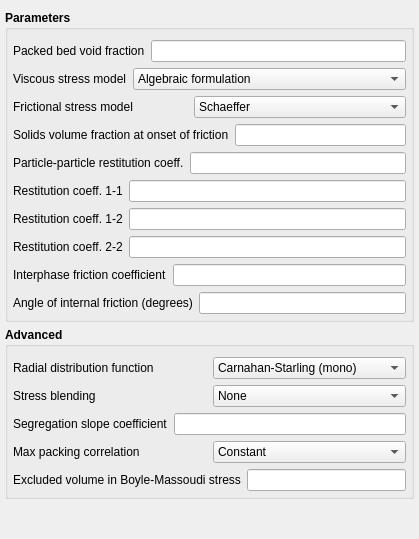
     <widget class="QWidget" name="TFM">
      <property name="sizePolicy">
       <sizepolicy hsizetype="Expanding" vsizetype="Expanding">
        <horstretch>0</horstretch>
        <verstretch>0</verstretch>
       </sizepolicy>
      </property>
      <layout class="QGridLayout" name="gridLayout_3">
       <property name="leftMargin">
        <number>5</number>
       </property>
       <property name="topMargin">
        <number>10</number>
       </property>
       <property name="rightMargin">
        <number>5</number>
       </property>
       <property name="bottomMargin">
        <number>0</number>
       </property>
       <property name="spacing">
        <number>5</number>
       </property>
       <item row="0" column="0">
        <widget class="QGroupBox" name="groupbox_parameters">
         <property name="font">
          <font>
           <weight>75</weight>
           <bold>true</bold>
          </font>
         </property>
         <property name="title">
          <string>Parameters</string>
         </property>
         <property name="flat">
          <bool>true</bool>
         </property>
         <layout class="QVBoxLayout" name="verticalLayout">
          <property name="leftMargin">
           <number>5</number>
          </property>
          <property name="topMargin">
           <number>10</number>
          </property>
          <property name="rightMargin">
           <number>5</number>
          </property>
          <property name="bottomMargin">
           <number>5</number>
          </property>
          <item>
           <layout class="QHBoxLayout" name="horizontalLayout_5">
            <item>
             <widget class="QLabel" name="label_ep_star_2">
              <property name="font">
               <font>
                <weight>50</weight>
                <bold>false</bold>
               </font>
              </property>
              <property name="text">
               <string>Packed bed void fraction</string>
              </property>
             </widget>
            </item>
            <item>
             <widget class="LineEdit" name="lineedit_keyword_ep_star_2">
              <property name="font">
               <font>
                <weight>50</weight>
                <bold>false</bold>
               </font>
              </property>
             </widget>
            </item>
           </layout>
          </item>
          <item>
           <layout class="QHBoxLayout" name="horizontalLayout_6">
            <item>
             <widget class="QLabel" name="label_kt_type">
              <property name="font">
               <font>
                <weight>50</weight>
                <bold>false</bold>
               </font>
              </property>
              <property name="text">
               <string>Viscous stress model</string>
              </property>
             </widget>
            </item>
            <item>
             <widget class="ComboBox" name="combobox_kt_type">
              <property name="font">
               <font>
                <weight>50</weight>
                <bold>false</bold>
               </font>
              </property>
              <item>
               <property name="text">
                <string>Algebraic formulation</string>
               </property>
              </item>
              <item>
               <property name="text">
                <string>Lun et al, 1984</string>
               </property>
              </item>
              <item>
               <property name="text">
                <string>Iddir &amp; Arastoopour, 2005</string>
               </property>
              </item>
              <item>
               <property name="text">
                <string>Simonin, 1996</string>
               </property>
              </item>
              <item>
               <property name="text">
                <string>Cao &amp; Ahmadi, 1995</string>
               </property>
              </item>
              <item>
               <property name="text">
                <string>Garzo and Dufty, 1999</string>
               </property>
              </item>
              <item>
               <property name="text">
                <string>Garzo, Tenneti, Subramaniam, Hrenya, 2012</string>
               </property>
              </item>
              <item>
               <property name="text">
                <string>Garzo, Hrenya and Dufty, 2007</string>
               </property>
              </item>
             </widget>
            </item>
           </layout>
          </item>
          <item>
           <layout class="QHBoxLayout" name="horizontalLayout_7">
            <item>
             <widget class="QLabel" name="label_friction_model">
              <property name="font">
               <font>
                <weight>50</weight>
                <bold>false</bold>
               </font>
              </property>
              <property name="text">
               <string>Frictional stress model</string>
              </property>
             </widget>
            </item>
            <item>
             <widget class="ComboBox" name="combobox_friction_model">
              <property name="font">
               <font>
                <weight>50</weight>
                <bold>false</bold>
               </font>
              </property>
              <item>
               <property name="text">
                <string>Schaeffer</string>
               </property>
              </item>
              <item>
               <property name="text">
                <string>Srivastava and Sundaresan 2003</string>
               </property>
              </item>
              <item>
               <property name="text">
                <string>Guo-Boyce 2021</string>
               </property>
              </item>
              <item>
               <property name="text">
                <string>Only solids pressure</string>
               </property>
              </item>
             </widget>
            </item>
           </layout>
          </item>
          <item>
           <layout class="QHBoxLayout" name="horizontalLayout_13" stretch="0,0">
            <item>
             <widget class="QLabel" name="label_eps_f_min">
              <property name="font">
               <font>
                <weight>50</weight>
                <bold>false</bold>
               </font>
              </property>
              <property name="text">
               <string>Solids volume fraction at onset of friction</string>
              </property>
             </widget>
            </item>
            <item>
             <widget class="LineEdit" name="lineedit_keyword_eps_f_min">
              <property name="font">
               <font>
                <weight>50</weight>
                <bold>false</bold>
               </font>
              </property>
             </widget>
            </item>
           </layout>
          </item>
          <item>
           <layout class="QHBoxLayout" name="layout_c_e">
            <item>
             <widget class="QLabel" name="label_c_e">
              <property name="font">
               <font>
                <weight>50</weight>
                <bold>false</bold>
               </font>
              </property>
              <property name="text">
               <string>Particle-particle restitution coeff.</string>
              </property>
             </widget>
            </item>
            <item>
             <widget class="LineEdit" name="lineedit_keyword_c_e">
              <property name="font">
               <font>
                <weight>50</weight>
                <bold>false</bold>
               </font>
              </property>
             </widget>
            </item>
           </layout>
          </item>
          <item>
           <layout class="QHBoxLayout" name="layout_r_p_1_1">
            <item>
             <widget class="QLabel" name="label_r_p_1_1">
              <property name="font">
               <font>
                <weight>50</weight>
                <bold>false</bold>
               </font>
              </property>
              <property name="text">
               <string>Restitution coeff. 1-1</string>
              </property>
             </widget>
            </item>
            <item>
             <widget class="LineEdit" name="lineedit_keyword_r_p_args_1_1">
              <property name="font">
               <font>
                <weight>50</weight>
                <bold>false</bold>
               </font>
              </property>
             </widget>
            </item>
           </layout>
          </item>
          <item>
           <layout class="QHBoxLayout" name="layout_r_p_1_2">
            <item>
             <widget class="QLabel" name="label_r_p_1_2">
              <property name="font">
               <font>
                <weight>50</weight>
                <bold>false</bold>
               </font>
              </property>
              <property name="text">
               <string>Restitution coeff. 1-2</string>
              </property>
             </widget>
            </item>
            <item>
             <widget class="LineEdit" name="lineedit_keyword_r_p_args_1_2">
              <property name="font">
               <font>
                <weight>50</weight>
                <bold>false</bold>
               </font>
              </property>
             </widget>
            </item>
           </layout>
          </item>
          <item>
           <layout class="QHBoxLayout" name="layout_r_p_2_2">
            <item>
             <widget class="QLabel" name="label_r_p_2_2">
              <property name="font">
               <font>
                <weight>50</weight>
                <bold>false</bold>
               </font>
              </property>
              <property name="text">
               <string>Restitution coeff. 2-2</string>
              </property>
             </widget>
            </item>
            <item>
             <widget class="LineEdit" name="lineedit_keyword_r_p_args_2_2">
              <property name="font">
               <font>
                <weight>50</weight>
                <bold>false</bold>
               </font>
              </property>
             </widget>
            </item>
           </layout>
          </item>
          <item>
           <layout class="QHBoxLayout" name="horizontalLayout_15">
            <item>
             <widget class="QLabel" name="label_c_f">
              <property name="font">
               <font>
                <weight>50</weight>
                <bold>false</bold>
               </font>
              </property>
              <property name="text">
               <string>Interphase friction coefficient</string>
              </property>
             </widget>
            </item>
            <item>
             <widget class="LineEdit" name="lineedit_keyword_c_f">
              <property name="font">
               <font>
                <weight>50</weight>
                <bold>false</bold>
               </font>
              </property>
             </widget>
            </item>
           </layout>
          </item>
          <item>
           <layout class="QHBoxLayout" name="horizontalLayout_16">
            <item>
             <widget class="QLabel" name="label_phi">
              <property name="font">
               <font>
                <weight>50</weight>
                <bold>false</bold>
               </font>
              </property>
              <property name="text">
               <string>Angle of internal friction (degrees)</string>
              </property>
             </widget>
            </item>
            <item>
             <widget class="LineEdit" name="lineedit_keyword_phi">
              <property name="font">
               <font>
                <weight>50</weight>
                <bold>false</bold>
               </font>
              </property>
             </widget>
            </item>
           </layout>
          </item>
         </layout>
        </widget>
       </item>
       <item row="2" column="0">
        <spacer name="verticalSpacer_2">
         <property name="orientation">
          <enum>Qt::Vertical</enum>
         </property>
         <property name="sizeHint" stdset="0">
          <size>
           <width>20</width>
           <height>40</height>
          </size>
         </property>
        </spacer>
       </item>
       <item row="1" column="0">
        <widget class="QGroupBox" name="groupbox_tfm_advanced">
         <property name="font">
          <font>
           <weight>75</weight>
           <bold>true</bold>
          </font>
         </property>
         <property name="title">
          <string>Advanced</string>
         </property>
         <property name="flat">
          <bool>true</bool>
         </property>
         <layout class="QVBoxLayout" name="verticalLayout_5">
          <property name="leftMargin">
           <number>5</number>
          </property>
          <property name="topMargin">
           <number>10</number>
          </property>
          <property name="rightMargin">
           <number>5</number>
          </property>
          <property name="bottomMargin">
           <number>5</number>
          </property>
          <item>
           <layout class="QHBoxLayout" name="horizontalLayout_11">
            <item>
             <widget class="QLabel" name="label_rdf_type">
              <property name="font">
               <font>
                <weight>50</weight>
                <bold>false</bold>
               </font>
              </property>
              <property name="text">
               <string>Radial distribution function</string>
              </property>
             </widget>
            </item>
            <item>
             <widget class="ComboBox" name="combobox_rdf_type">
              <property name="font">
               <font>
                <weight>50</weight>
                <bold>false</bold>
               </font>
              </property>
              <item>
               <property name="text">
                <string>Carnahan-Starling (mono)</string>
               </property>
              </item>
              <item>
               <property name="text">
                <string>Ma-Ahmadi (mono)</string>
               </property>
              </item>
              <item>
               <property name="text">
                <string>Lebowitz (poly)</string>
               </property>
              </item>
              <item>
               <property name="text">
                <string>Modified Lebowitz (poly)</string>
               </property>
              </item>
              <item>
               <property name="text">
                <string>Mansoori (poly)</string>
               </property>
              </item>
              <item>
               <property name="text">
                <string>Modified Mansoori (poly)</string>
               </property>
              </item>
             </widget>
            </item>
           </layout>
          </item>
          <item>
           <layout class="QHBoxLayout" name="horizontalLayout_8">
            <item>
             <widget class="QLabel" name="label_blending_function">
              <property name="font">
               <font>
                <weight>50</weight>
                <bold>false</bold>
               </font>
              </property>
              <property name="text">
               <string>Stress blending</string>
              </property>
             </widget>
            </item>
            <item>
             <widget class="ComboBox" name="combobox_blending_function">
              <property name="font">
               <font>
                <weight>50</weight>
                <bold>false</bold>
               </font>
              </property>
              <item>
               <property name="text">
                <string>None</string>
               </property>
              </item>
              <item>
               <property name="text">
                <string>Hyperbolic tangent</string>
               </property>
              </item>
              <item>
               <property name="text">
                <string>Sigmoidal</string>
               </property>
              </item>
             </widget>
            </item>
           </layout>
          </item>
          <item>
           <layout class="QHBoxLayout" name="horizontalLayout_9">
            <item>
             <widget class="QLabel" name="label_segregation_slope_coefficient">
              <property name="font">
               <font>
                <weight>50</weight>
                <bold>false</bold>
               </font>
              </property>
              <property name="text">
               <string>Segregation slope coefficient</string>
              </property>
             </widget>
            </item>
            <item>
             <widget class="LineEdit" name="lineedit_keyword_segregation_slope_coefficient">
              <property name="font">
               <font>
                <weight>50</weight>
                <bold>false</bold>
               </font>
              </property>
             </widget>
            </item>
           </layout>
          </item>
          <item>
           <layout class="QHBoxLayout" name="horizontalLayout_10">
            <item>
             <widget class="QLabel" name="label_max_packing_correlation">
              <property name="font">
               <font>
                <weight>50</weight>
                <bold>false</bold>
               </font>
              </property>
              <property name="text">
               <string>Max packing correlation</string>
              </property>
             </widget>
            </item>
            <item>
             <widget class="ComboBox" name="combobox_max_packing_correlation">
              <property name="font">
               <font>
                <weight>50</weight>
                <bold>false</bold>
               </font>
              </property>
              <item>
               <property name="text">
                <string>Constant</string>
               </property>
              </item>
              <item>
               <property name="text">
                <string>Yu and Standish</string>
               </property>
              </item>
              <item>
               <property name="text">
                <string>Fedors and Landel</string>
               </property>
              </item>
             </widget>
            </item>
           </layout>
          </item>
          <item>
           <layout class="QHBoxLayout" name="horizontalLayout_12">
            <item>
             <widget class="QLabel" name="label_v_ex">
              <property name="font">
               <font>
                <weight>50</weight>
                <bold>false</bold>
               </font>
              </property>
              <property name="text">
               <string>Excluded volume in Boyle-Massoudi stress</string>
              </property>
             </widget>
            </item>
            <item>
             <widget class="LineEdit" name="lineedit_keyword_v_ex">
              <property name="font">
               <font>
                <weight>50</weight>
                <bold>false</bold>
               </font>
              </property>
             </widget>
            </item>
           </layout>
          </item>
         </layout>
        </widget>
       </item>
      </layout>
     </widget>
